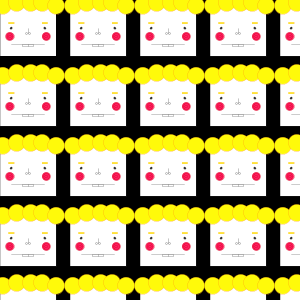
Frame 1 (no input)
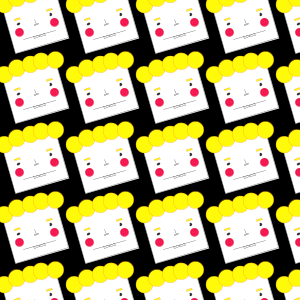
Frame 60 (the mouse pressed at the canvas centre just before this capture)
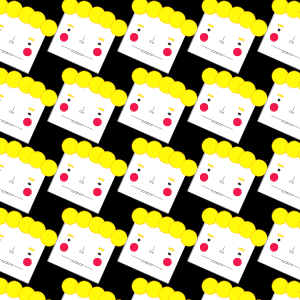
Frame 120 (the mouse held since frame 60 and released just before this capture)

The Processing sketch that drew these frames (run headless with seeded random() and noise(); from frame 60 on, the mouse is pressed at the canvas centre):

// Processing sketch: processing_14546
// ── processing_14546.pde

void setup() {
size(300,300);
}

void draw() {
  background(0);
  for(int x=0; x<300; x=x+70){
  for(int y=0; y<300; y=y+70){
    pushMatrix();
    translate(x,y);
    rotate(sin(frameCount/9));
    scale(0.28);
    sindraw();
    popMatrix();
   }
  }
 }
    
void sindraw() {

 //얼굴
  rect(0,0,200,200);
  stroke(255,180,100);
  //눈 
  stroke(50);
  strokeWeight(5);
  ellipse(40,100,5,5);
  ellipse(160,100,5,5);
 
  //코
  strokeWeight(1);
  line(100,118,100,100);
  ellipse(95,120,5,5);
  ellipse(105,120,5,5);
 
  //눈썹
  fill(255,250,10);
  stroke(255,150,10);
  beginShape();
  vertex(30,80);
  vertex(30,85);
  vertex(50,85);
  vertex(50,80);
  endShape(CLOSE);
  beginShape();
  vertex(170,80);
  vertex(170,85);
  vertex(150,85);
  vertex(150,80);
  endShape(CLOSE);
 
  //머리카락
  fill(255,250,10);
  stroke(255,150,10);
  ellipse(10,20,60,60);
  ellipse(60,10,60,60);
  ellipse(110,10,60,60);
  ellipse(150,10,60,60);
  ellipse(200,20,60,60);
 
 
  //홍조
  fill(255,30,100);
  stroke(200,0,0);
  ellipse(35,130,30,30);
  ellipse(165,130,30,30);
  ellipse(165,130,20,20);
  ellipse(35,130,20,20);
  ellipse(165,130,10,10);
  ellipse(35,130,10,10);
 
  //입
  stroke(50);
  point(40,160);
  point(160,160);
  line(40,160,160,160);
  fill(255);
  beginShape();
  vertex(100,160);
  vertex(100,165);
  vertex(120,165);
  vertex(120,160);
  vertex(100,160);
  vertex(100,165);
  vertex(80,165);
  vertex(80,160);
  endShape(CLOSE);
  }
    
